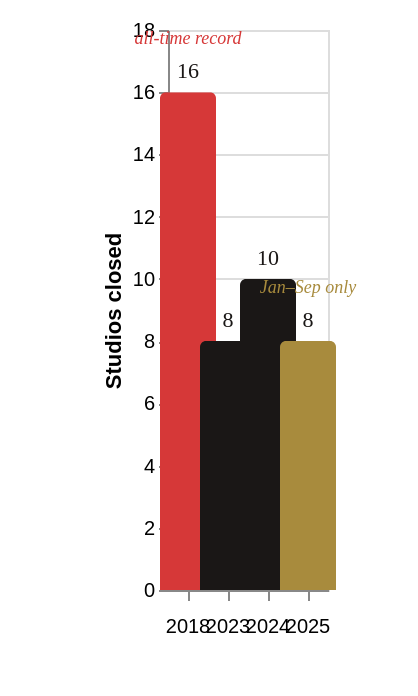

Write the Vega-Lite specification saved for this chart.
### Vega-Lite specification from a JSON file in a GitHub repository (floating-point values rounded to 4 significant figures)
{"$schema": "https://vega.github.io/schema/vega-lite/v6.json", "description": "Annual anime studio closures, TDB data", "width": "container", "height": 280, "padding": {"top": 10, "right": 30, "bottom": 30, "left": 50}, "data": {"values": [{"year": "2018", "closures": 16, "kind": "record"}, {"year": "2023", "closures": 8, "kind": "full"}, {"year": "2024", "closures": 10, "kind": "full"}, {"year": "2025", "closures": 8, "kind": "partial"}]}, "encoding": {"x": {"field": "year", "type": "ordinal", "title": null, "axis": {"labelAngle": 0, "labelPadding": 8}}, "y": {"field": "closures", "type": "quantitative", "title": "Studios closed", "axis": {"grid": true}, "scale": {"domain": [0, 18]}}}, "layer": [{"mark": {"type": "bar", "width": 28, "cornerRadiusEnd": 3}, "encoding": {"color": {"field": "kind", "type": "nominal", "scale": {"domain": ["full", "record", "partial"], "range": ["#1A1716", "#D63838", "#A88B3D"]}, "legend": null}}}, {"mark": {"type": "text", "align": "center", "baseline": "bottom", "dy": -5, "fontSize": 11, "font": "IBM Plex Mono", "color": "#1A1716"}, "encoding": {"text": {"field": "closures"}}}, {"comment": "Annotation for 2018 record", "data": {"values": [{"year": "2018", "closures": 16, "note": "all-time record"}]}, "mark": {"type": "text", "align": "center", "baseline": "bottom", "dy": -22, "fontSize": 9, "font": "IBM Plex Mono", "color": "#D63838", "fontStyle": "italic"}, "encoding": {"text": {"field": "note"}}}, {"comment": "Annotation for 2025 partial", "data": {"values": [{"year": "2025", "closures": 8, "note": "Jan–Sep only"}]}, "mark": {"type": "text", "align": "center", "baseline": "bottom", "dy": -22, "fontSize": 9, "font": "IBM Plex Mono", "color": "#A88B3D", "fontStyle": "italic"}, "encoding": {"text": {"field": "note"}}}]}
